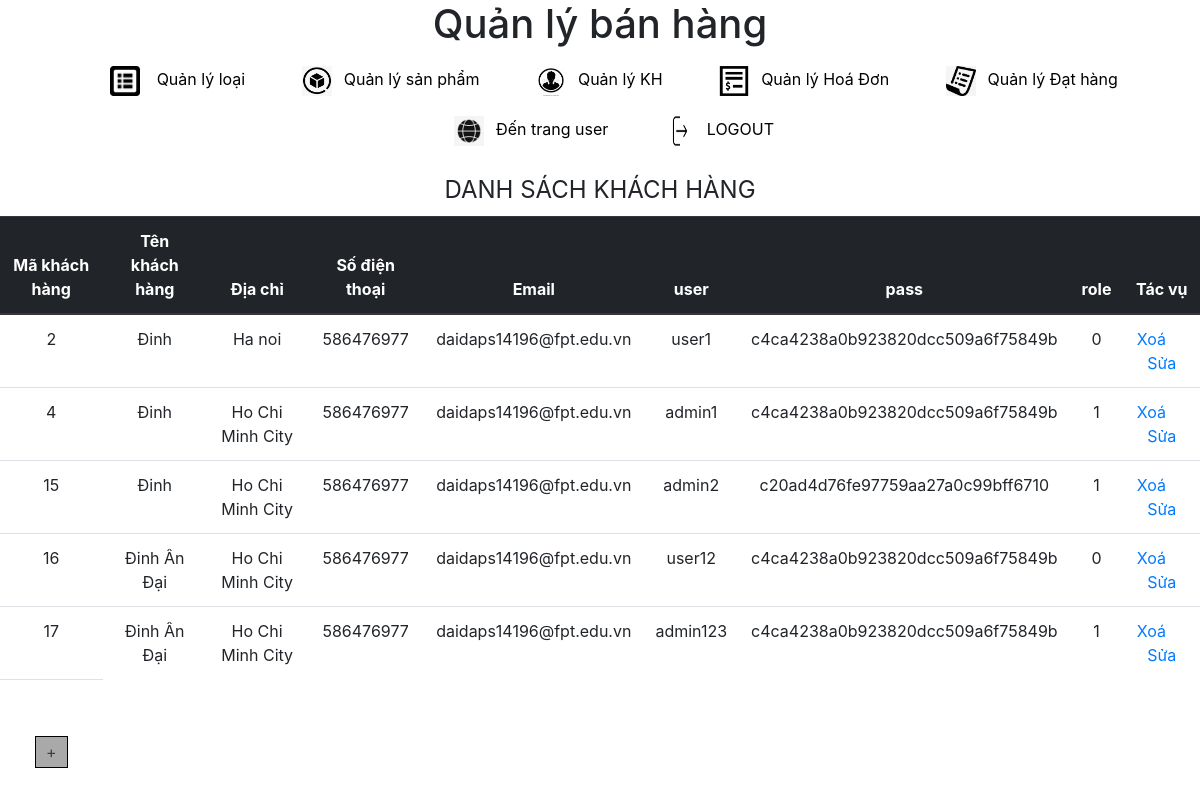
Page /admin/?act=kh (signed in) on the committed database.
### tables this page shows
CREATE TABLE `khachhang` (
  `maKH` int(11) NOT NULL,
  `tenKH` varchar(50) NOT NULL,
  `diaChi` varchar(100) NOT NULL,
  `soDT` int(11) NOT NULL,
  `eMail` varchar(30) NOT NULL,
  `user` varchar(50) NOT NULL,
  `pass` varchar(50) NOT NULL,
  `role` tinyint(4) NOT NULL DEFAULT 0
);

### admin/khachhang/show_kh.php (the view, shortened to what this page needs)
<!DOCTYPE html>
<html lang="en">
<head>
    <link rel="stylesheet" href="https://maxcdn.bootstrapcdn.com/bootstrap/4.0.0/css/bootstrap.min.css">
</head>
<body>
    <?PHP
    $sql = "select * from khachhang";
    $r = $db->query($sql);
    ?>
    <form action="" method="post" style=" text-align:center; ">
        <legend>DANH SÁCH KHÁCH HÀNG</legend>
        <table class="table">
            <thead class="thead-dark">
                <tr>
                    <th scope="col">Mã khách hàng</th>
                    <th scope="col">Tên khách hàng</th>
                    <th scope="col">Địa chỉ</th>
                    <th scope="col">Số điện thoại</th>
                    <th scope="col">Email</th>
                    <th scope="col">user</th>
                    <th scope="col">pass</th>
                    <th scope="col">role</th>
                    <th scope="col" rowspan="1">Tác vụ</th>
                </tr>
            </thead>
            <tbody>
                <?PHP while ($row = $r->fetch()) {            ?>
                    <tr>
                        <td><?PHP echo $row[0] ?></td>
                        <td><?PHP echo $row[1] ?></td>
                        <td><?PHP echo $row[2] ?></td>
                        <td><?PHP echo $row[3] ?></td>
                        <td><?PHP echo $row[4] ?></td>
                        <td><?PHP echo $row[5] ?></td>
                        <td><?PHP echo md5($row[6]) ?></td>
                        <td><?PHP echo $row[7] ?></td>
                        <td>
                            <?PHP
                            echo "<a href='?act=kh&xoa= $row[0]'> Xoá </a>";
                            echo "<a href='?act=kh&sua= $row[0]'> Sửa</a>";
                            ?>
                        </td>
                    </tr>
                <?PHP } ?>
                <tr>
                    <td> <br><br><a href='?act=kh&them=kh' style='padding: 5px 10px; border: 1px solid black; background-color:darkgray; color: #3f3f3f;'>+</a></td>
                </tr>
            </tbody>
        </table>
    </form>
</body>
</html>

### rows in the picture
khachhang: maKH "2", tenKH "Đinh", diaChi "Ha noi", soDT "586476977", eMail "daidaps14196@fpt.edu.vn", user "user1", pass "c4ca4238a0b923820dcc509a6f75849b", role "0"
khachhang: maKH "4", tenKH "Đinh", diaChi "Ho Chi Minh City", soDT "586476977", eMail "daidaps14196@fpt.edu.vn", user "admin1", pass "c4ca4238a0b923820dcc509a6f75849b", role "1"
khachhang: maKH "15", tenKH "Đinh", diaChi "Ho Chi Minh City", soDT "586476977", eMail "daidaps14196@fpt.edu.vn", user "admin2", pass "c20ad4d76fe97759aa27a0c99bff6710", role "1"
khachhang: maKH "16", tenKH "Đinh Ân Đại", diaChi "Ho Chi Minh City", soDT "586476977", eMail "daidaps14196@fpt.edu.vn", user "user12", pass "c4ca4238a0b923820dcc509a6f75849b", role "0"
khachhang: maKH "17", tenKH "Đinh Ân Đại", diaChi "Ho Chi Minh City", soDT "586476977", eMail "daidaps14196@fpt.edu.vn", user "admin123", pass "c4ca4238a0b923820dcc509a6f75849b", role "1"
